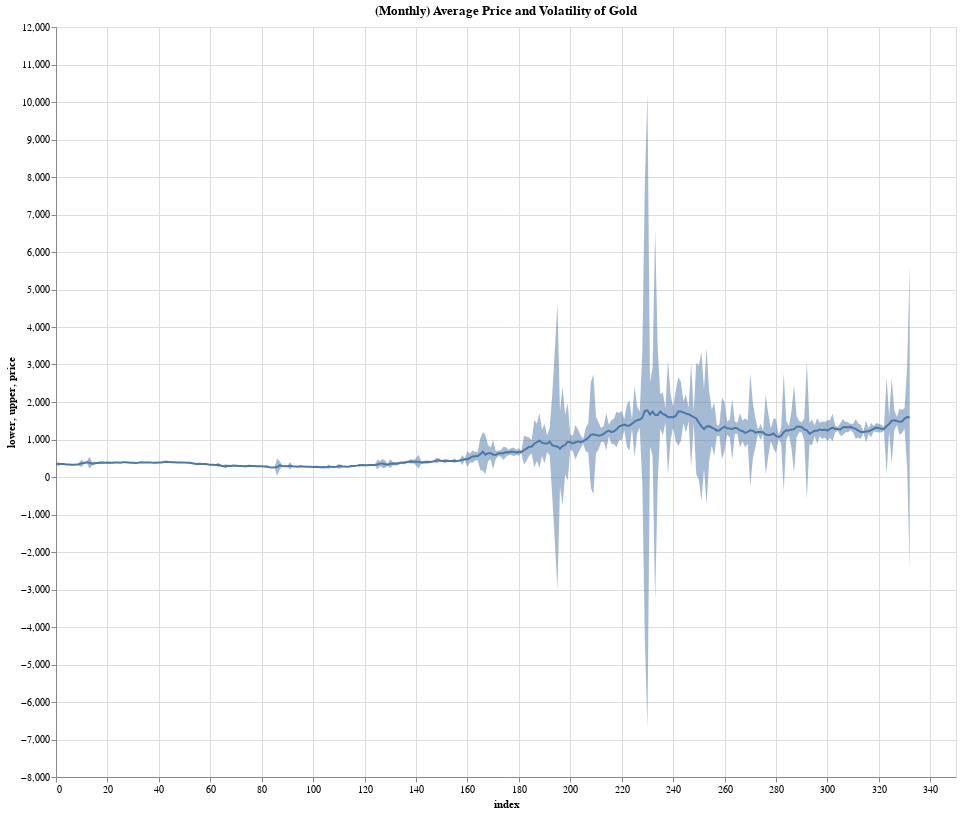

This figure's notebook cell:
### Code cell
import altair as alt
import numpy as np

#creating a data source to plot
data = pd.DataFrame({'price': np.array(monthly_data['value_gold']), 'volatility': np.array(monthly_data['vol_gold'])})
data['lower'] = data['price'] - data['volatility']
data['upper'] = data['price'] + data['volatility']
data['index'] = data.index
print(data.head())
line = alt.Chart(data).mark_line().encode(
    x='index',
    y='price'
).properties(
    width=900,
    height=750,
    title='(Monthly) Average Price and Volatility of Gold'
)

band = alt.Chart(data).mark_area(
    opacity=0.5
).encode(
    x='index',
    y='lower:Q',
    y2='upper:Q'
)

band + line

### Figure 1 — Vega-Lite specification as saved in the notebook (floating-point values rounded to 4 significant figures; data arrays with more than 128 entries replaced by an {"elided": "..."} marker saying what was removed)
{"config": {"view": {"continuousWidth": 400, "continuousHeight": 300}}, "layer": [{"mark": {"type": "area", "opacity": 0.5}, "encoding": {"x": {"type": "quantitative", "field": "index"}, "y": {"type": "quantitative", "field": "lower"}, "y2": {"field": "upper"}}}, {"mark": "line", "encoding": {"x": {"type": "quantitative", "field": "index"}, "y": {"type": "quantitative", "field": "price"}}, "height": 750, "title": "(Monthly) Average Price and Volatility of Gold", "width": 900}], "data": {"name": "data-820409fd9e094460b17b19a0a1e31996"}, "$schema": "https://vega.github.io/schema/vega-lite/v4.0.2.json", "datasets": {"data-820409fd9e094460b17b19a0a1e31996": {"elided": "333 records"}}}
